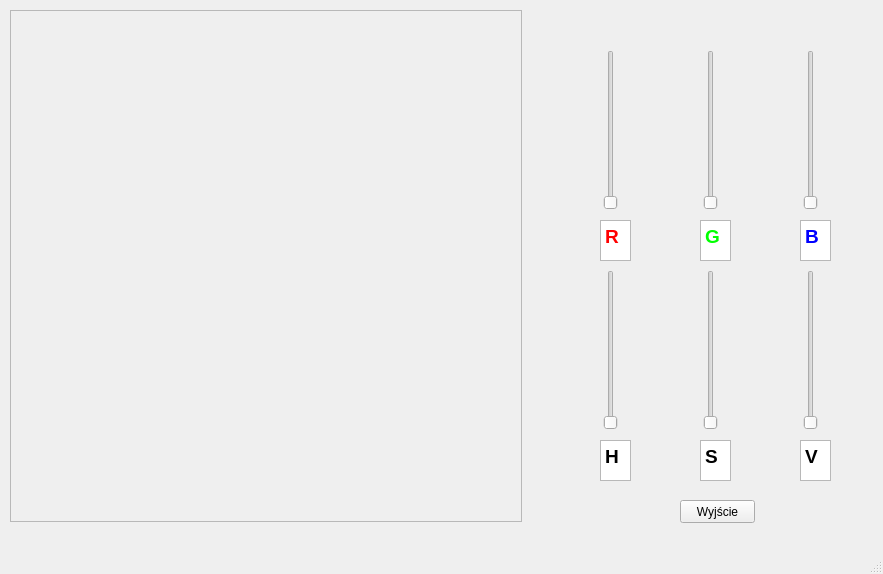
<?xml version="1.0" encoding="UTF-8"?>
<ui version="4.0">
 <class>MyWindow</class>
 <widget class="QMainWindow" name="MyWindow">
  <property name="geometry">
   <rect>
    <x>0</x>
    <y>0</y>
    <width>883</width>
    <height>574</height>
   </rect>
  </property>
  <property name="windowTitle">
   <string>MyWindow</string>
  </property>
  <widget class="QWidget" name="centralWidget">
   <widget class="QFrame" name="rysujFrame">
    <property name="geometry">
     <rect>
      <x>10</x>
      <y>10</y>
      <width>512</width>
      <height>512</height>
     </rect>
    </property>
    <property name="frameShape">
     <enum>QFrame::StyledPanel</enum>
    </property>
    <property name="frameShadow">
     <enum>QFrame::Raised</enum>
    </property>
   </widget>
   <widget class="QPushButton" name="exitButton">
    <property name="geometry">
     <rect>
      <x>680</x>
      <y>500</y>
      <width>75</width>
      <height>23</height>
     </rect>
    </property>
    <property name="text">
     <string>Wyjście</string>
    </property>
   </widget>
   <widget class="QSlider" name="verticalSlider">
    <property name="geometry">
     <rect>
      <x>600</x>
      <y>50</y>
      <width>22</width>
      <height>160</height>
     </rect>
    </property>
    <property name="maximum">
     <number>255</number>
    </property>
    <property name="orientation">
     <enum>Qt::Vertical</enum>
    </property>
   </widget>
   <widget class="QSlider" name="verticalSlider_2">
    <property name="geometry">
     <rect>
      <x>700</x>
      <y>50</y>
      <width>22</width>
      <height>160</height>
     </rect>
    </property>
    <property name="maximum">
     <number>255</number>
    </property>
    <property name="orientation">
     <enum>Qt::Vertical</enum>
    </property>
   </widget>
   <widget class="QSlider" name="verticalSlider_3">
    <property name="geometry">
     <rect>
      <x>800</x>
      <y>50</y>
      <width>22</width>
      <height>160</height>
     </rect>
    </property>
    <property name="maximum">
     <number>255</number>
    </property>
    <property name="orientation">
     <enum>Qt::Vertical</enum>
    </property>
   </widget>
   <widget class="QTextBrowser" name="textBrowser">
    <property name="geometry">
     <rect>
      <x>600</x>
      <y>220</y>
      <width>31</width>
      <height>41</height>
     </rect>
    </property>
    <property name="html">
     <string>&lt;!DOCTYPE HTML PUBLIC &quot;-//W3C//DTD HTML 4.0//EN&quot; &quot;http://www.w3.org/TR/REC-html40/strict.dtd&quot;&gt;
&lt;html&gt;&lt;head&gt;&lt;meta name=&quot;qrichtext&quot; content=&quot;1&quot; /&gt;&lt;style type=&quot;text/css&quot;&gt;
p, li { white-space: pre-wrap; }
&lt;/style&gt;&lt;/head&gt;&lt;body style=&quot; font-family:'MS Shell Dlg 2'; font-size:7.8pt; font-weight:400; font-style:normal;&quot;&gt;
&lt;p style=&quot; margin-top:0px; margin-bottom:0px; margin-left:0px; margin-right:0px; -qt-block-indent:0; text-indent:0px;&quot;&gt;&lt;span style=&quot; font-size:14pt; font-weight:600; color:#ff0000;&quot;&gt;R&lt;/span&gt;&lt;/p&gt;&lt;/body&gt;&lt;/html&gt;</string>
    </property>
   </widget>
   <widget class="QTextBrowser" name="textBrowser_2">
    <property name="geometry">
     <rect>
      <x>700</x>
      <y>220</y>
      <width>31</width>
      <height>41</height>
     </rect>
    </property>
    <property name="html">
     <string>&lt;!DOCTYPE HTML PUBLIC &quot;-//W3C//DTD HTML 4.0//EN&quot; &quot;http://www.w3.org/TR/REC-html40/strict.dtd&quot;&gt;
&lt;html&gt;&lt;head&gt;&lt;meta name=&quot;qrichtext&quot; content=&quot;1&quot; /&gt;&lt;style type=&quot;text/css&quot;&gt;
p, li { white-space: pre-wrap; }
&lt;/style&gt;&lt;/head&gt;&lt;body style=&quot; font-family:'MS Shell Dlg 2'; font-size:7.8pt; font-weight:400; font-style:normal;&quot;&gt;
&lt;p style=&quot; margin-top:0px; margin-bottom:0px; margin-left:0px; margin-right:0px; -qt-block-indent:0; text-indent:0px;&quot;&gt;&lt;span style=&quot; font-size:14pt; font-weight:600; color:#00ff00;&quot;&gt;G&lt;/span&gt;&lt;/p&gt;&lt;/body&gt;&lt;/html&gt;</string>
    </property>
   </widget>
   <widget class="QTextBrowser" name="textBrowser_3">
    <property name="geometry">
     <rect>
      <x>800</x>
      <y>220</y>
      <width>31</width>
      <height>41</height>
     </rect>
    </property>
    <property name="html">
     <string>&lt;!DOCTYPE HTML PUBLIC &quot;-//W3C//DTD HTML 4.0//EN&quot; &quot;http://www.w3.org/TR/REC-html40/strict.dtd&quot;&gt;
&lt;html&gt;&lt;head&gt;&lt;meta name=&quot;qrichtext&quot; content=&quot;1&quot; /&gt;&lt;style type=&quot;text/css&quot;&gt;
p, li { white-space: pre-wrap; }
&lt;/style&gt;&lt;/head&gt;&lt;body style=&quot; font-family:'MS Shell Dlg 2'; font-size:7.8pt; font-weight:400; font-style:normal;&quot;&gt;
&lt;p style=&quot; margin-top:0px; margin-bottom:0px; margin-left:0px; margin-right:0px; -qt-block-indent:0; text-indent:0px;&quot;&gt;&lt;span style=&quot; font-size:14pt; font-weight:600; color:#0000ff;&quot;&gt;B&lt;/span&gt;&lt;/p&gt;&lt;/body&gt;&lt;/html&gt;</string>
    </property>
   </widget>
   <widget class="QTextBrowser" name="textBrowser_4">
    <property name="geometry">
     <rect>
      <x>600</x>
      <y>440</y>
      <width>31</width>
      <height>41</height>
     </rect>
    </property>
    <property name="html">
     <string>&lt;!DOCTYPE HTML PUBLIC &quot;-//W3C//DTD HTML 4.0//EN&quot; &quot;http://www.w3.org/TR/REC-html40/strict.dtd&quot;&gt;
&lt;html&gt;&lt;head&gt;&lt;meta name=&quot;qrichtext&quot; content=&quot;1&quot; /&gt;&lt;style type=&quot;text/css&quot;&gt;
p, li { white-space: pre-wrap; }
&lt;/style&gt;&lt;/head&gt;&lt;body style=&quot; font-family:'MS Shell Dlg 2'; font-size:7.8pt; font-weight:400; font-style:normal;&quot;&gt;
&lt;p style=&quot; margin-top:0px; margin-bottom:0px; margin-left:0px; margin-right:0px; -qt-block-indent:0; text-indent:0px;&quot;&gt;&lt;span style=&quot; font-size:14pt; font-weight:600;&quot;&gt;H&lt;/span&gt;&lt;/p&gt;&lt;/body&gt;&lt;/html&gt;</string>
    </property>
   </widget>
   <widget class="QTextBrowser" name="textBrowser_5">
    <property name="geometry">
     <rect>
      <x>700</x>
      <y>440</y>
      <width>31</width>
      <height>41</height>
     </rect>
    </property>
    <property name="html">
     <string>&lt;!DOCTYPE HTML PUBLIC &quot;-//W3C//DTD HTML 4.0//EN&quot; &quot;http://www.w3.org/TR/REC-html40/strict.dtd&quot;&gt;
&lt;html&gt;&lt;head&gt;&lt;meta name=&quot;qrichtext&quot; content=&quot;1&quot; /&gt;&lt;style type=&quot;text/css&quot;&gt;
p, li { white-space: pre-wrap; }
&lt;/style&gt;&lt;/head&gt;&lt;body style=&quot; font-family:'MS Shell Dlg 2'; font-size:7.8pt; font-weight:400; font-style:normal;&quot;&gt;
&lt;p style=&quot; margin-top:0px; margin-bottom:0px; margin-left:0px; margin-right:0px; -qt-block-indent:0; text-indent:0px;&quot;&gt;&lt;span style=&quot; font-size:14pt; font-weight:600;&quot;&gt;S&lt;/span&gt;&lt;/p&gt;&lt;/body&gt;&lt;/html&gt;</string>
    </property>
   </widget>
   <widget class="QTextBrowser" name="textBrowser_6">
    <property name="geometry">
     <rect>
      <x>800</x>
      <y>440</y>
      <width>31</width>
      <height>41</height>
     </rect>
    </property>
    <property name="html">
     <string>&lt;!DOCTYPE HTML PUBLIC &quot;-//W3C//DTD HTML 4.0//EN&quot; &quot;http://www.w3.org/TR/REC-html40/strict.dtd&quot;&gt;
&lt;html&gt;&lt;head&gt;&lt;meta name=&quot;qrichtext&quot; content=&quot;1&quot; /&gt;&lt;style type=&quot;text/css&quot;&gt;
p, li { white-space: pre-wrap; }
&lt;/style&gt;&lt;/head&gt;&lt;body style=&quot; font-family:'MS Shell Dlg 2'; font-size:7.8pt; font-weight:400; font-style:normal;&quot;&gt;
&lt;p style=&quot; margin-top:0px; margin-bottom:0px; margin-left:0px; margin-right:0px; -qt-block-indent:0; text-indent:0px;&quot;&gt;&lt;span style=&quot; font-size:14pt; font-weight:600; color:#000000;&quot;&gt;V&lt;/span&gt;&lt;/p&gt;&lt;/body&gt;&lt;/html&gt;</string>
    </property>
   </widget>
   <widget class="QSlider" name="verticalSlider_4">
    <property name="geometry">
     <rect>
      <x>600</x>
      <y>270</y>
      <width>22</width>
      <height>160</height>
     </rect>
    </property>
    <property name="maximum">
     <number>359</number>
    </property>
    <property name="orientation">
     <enum>Qt::Vertical</enum>
    </property>
   </widget>
   <widget class="QSlider" name="verticalSlider_5">
    <property name="geometry">
     <rect>
      <x>700</x>
      <y>270</y>
      <width>22</width>
      <height>160</height>
     </rect>
    </property>
    <property name="maximum">
     <number>100</number>
    </property>
    <property name="orientation">
     <enum>Qt::Vertical</enum>
    </property>
   </widget>
   <widget class="QSlider" name="verticalSlider_6">
    <property name="geometry">
     <rect>
      <x>800</x>
      <y>270</y>
      <width>22</width>
      <height>160</height>
     </rect>
    </property>
    <property name="maximum">
     <number>100</number>
    </property>
    <property name="orientation">
     <enum>Qt::Vertical</enum>
    </property>
   </widget>
  </widget>
  <widget class="QMenuBar" name="menuBar">
   <property name="geometry">
    <rect>
     <x>0</x>
     <y>0</y>
     <width>883</width>
     <height>26</height>
    </rect>
   </property>
  </widget>
  <widget class="QStatusBar" name="statusBar"/>
 </widget>
 <layoutdefault spacing="6" margin="11"/>
 <resources/>
 <connections/>
</ui>
